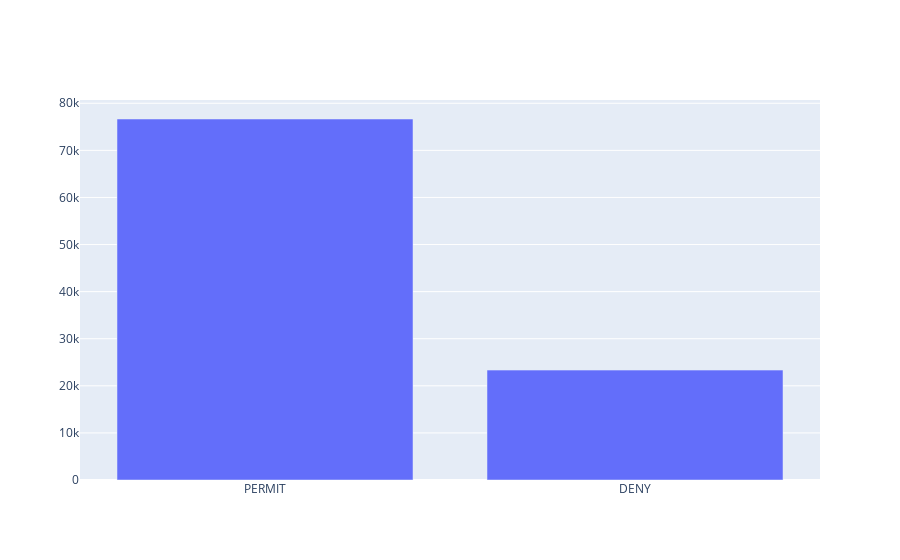

Notebook code for this chart:
### Code cell
action_counts = df_tcp['action'].value_counts()
fig1 = go.Figure(go.Bar(x=action_counts.index, y=action_counts.values))
fig1.show()

### Figure 1 — Plotly figure (JSON) as saved in the notebook; plotly's stock layout.template omitted (floating-point values rounded to 4 significant figures)
{"data": [{"type": "bar", "x": ["PERMIT", "DENY"], "y": [76662, 23338]}], "layout": {}}
